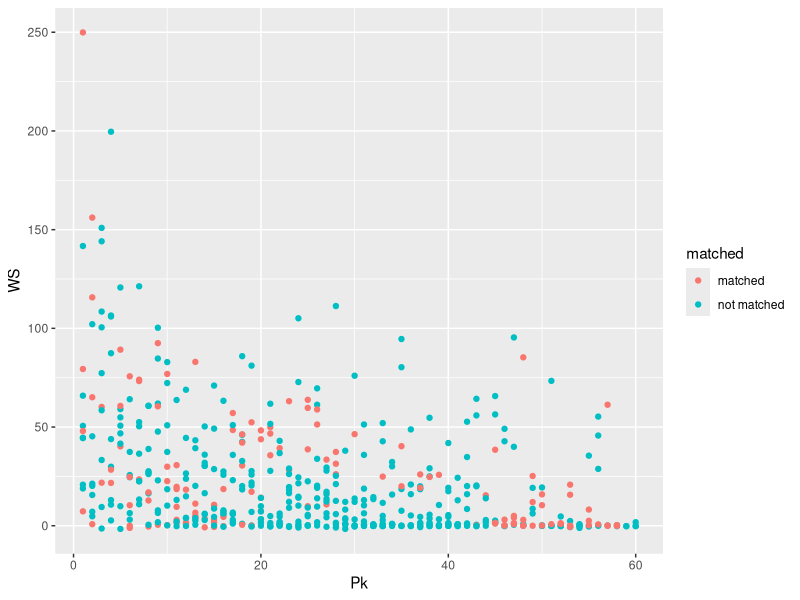
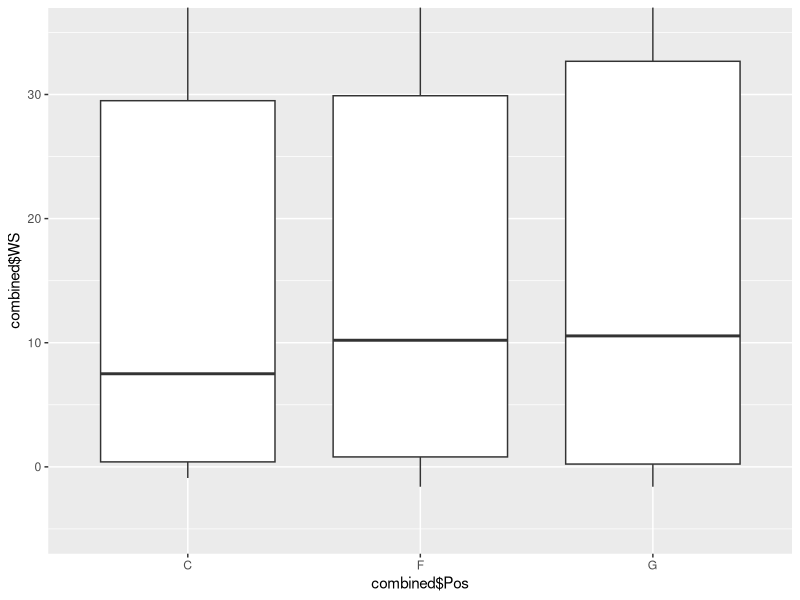

The R script that drew these images, in order:
## ---- chunk 1
knitr::opts_chunk$set(echo = TRUE)
## ---- chunk 2
library(readxl)
library(dbplyr)
nba_training <- read_excel("NBA_training.xlsx")
nba_testing <- read_excel("NBA_testing.xlsx")
ncaa <- read_excel("players1.xlsx")
names(ncaa)[names(ncaa)=='id'] = 'id'
merged = merge(nba_training, ncaa, by = 'id', all.x = T)
unique(merged$id)
## ---- chunk 3
#See if there is a relationship between different positions and winshare. Guard (G), Forward (F), Center (C). (Scatterplot)
library(tidyverse)
Guard = subset(nba_training,Pos =="G"|Pos =="G-F"|Pos =="G-C")
Guard$Pos = "G"
Guard

Forward = subset(nba_training,Pos =="F"|Pos =="F-G"|Pos =="F-C")
Forward$Pos = "F"
Forward

Center = subset(nba_training, Pos == "C"|Pos =="C-F"|Pos == "C-G")
Center$Pos = "C"
Center

name_list = rbind.data.frame(Guard,Forward, by = NULL)
name_list = rbind.data.frame(name_list,Center, by = NULL)
name_list
## ---- chunk 4
#Determine how the teams drafted, by position
f_int <- Forward %>%
  group_by(Year) %>%
  mutate(pk_cut <- cut(Pk,4,labels=c("1","2","3","4"))) %>%
  mutate(ws_cut <- cut(WS,4,labels=c("4","3","2","1")))
names(f_int)[37] <- c("pk_cut")
names(f_int)[38] <- c("win_cut")

f_match <- f_int %>%
  mutate(matched = case_when(pk_cut == win_cut ~ "matched",
                             pk_cut != win_cut ~ "not matched"))

g_int <- Guard %>%
  group_by(Year) %>%
  mutate(pk_cut <- cut(Pk,4,labels=c("1","2","3","4"))) %>%
  mutate(ws_cut <- cut(WS,4,labels=c("1","2","3","4")))
names(g_int)[37] <- c("pk_cut")
names(g_int)[38] <- c("win_cut")

g_match <- g_int %>%
  mutate(matched = case_when(pk_cut == win_cut ~ "matched",
                             pk_cut != win_cut ~ "not matched"))

c_int <- Center %>%
  group_by(Year) %>%
  mutate(pk_cut <- cut(Pk,4,labels=c("1","2","3","4"))) %>%
  mutate(ws_cut <- cut(WS,4,labels=c("1","2","3","4")))
names(c_int)[37] <- c("pk_cut")
names(c_int)[38] <- c("win_cut")

c_match <- c_int %>%
  mutate(matched = case_when(pk_cut == win_cut ~ "matched",
                             pk_cut != win_cut ~ "not matched"))
## ---- chunk 5
library(ggplot2)
combined0 <- rbind(c_match,g_match)
combined <- rbind(combined0, f_match)
combined
## ---- chunk 6
library(ggplot2)
library(dplyr)

matched = subset(combined, matched == "matched")
not_matched = subset(combined, matched == "not matched"|is.na(matched))

# assign 0 to NULL
i = 1
while (i < 645 ){
  if (is.na(combined$matched[i])){
  combined$matched[i] = "not matched"
  }
  i = i+1
}

ggplot(combined, aes(x=Pk, y=WS,color = matched))+geom_point()
## ---- chunk 7
# False Positive: rank a player in group 3 & 4, but his win share is in group 1 & 2.
False = subset(combined,pk_cut == 3|pk_cut == 4)
nrow(False)
Positive = subset(False, win_cut == 1| win_cut == 2)
nrow(Positive)
False_positive_rate = 122/317
False_positive_rate

# True Negative: rank a player in group 1 & 2, but his win share is in group 3 & 4.
True = subset(combined,pk_cut == 1|pk_cut == 2)
nrow(True)
Negative = subset(True, win_cut == 3| win_cut == 4)
nrow(Negative)
True_negative_rate = 139/328
True_negative_rate

## ---- chunk 8
# relation between ws and position
box_plot_crop<-ggplot(data=combined, aes(y = combined$WS, x= combined$Pos)) 
box_plot_crop+ geom_boxplot(outlier.shape = NA) +
  coord_cartesian(ylim =  c(-5, 35))
